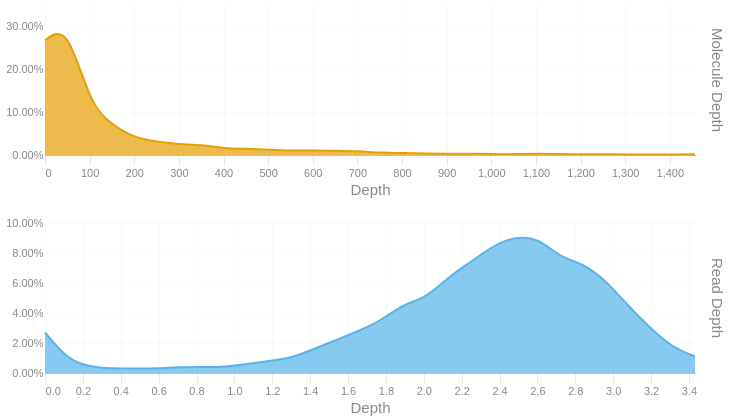

Notebook code cell kept with this figure:
### Code cell
readdep = depth_hist(tb['Read Depth'], q99, 3)
readdep = readdep.with_columns(pl.lit('Read Depth').alias('Metric'))
if not SKIPLR:
    moldep = depth_hist(tb['Molecule Depth'], mol_q99, 1)
    moldep = moldep.with_columns(pl.lit('Molecule Depth').alias('Metric'))
    _hist = pl.concat([readdep, moldep])
    _hist = _hist.filter(pl.col('Proportion') != 0)
    with SafeRender(_hist):
        (
            alt.Chart(_hist)        
            .mark_area(interpolate = "basis")
            .encode(
                x=alt.X('Bin:Q').scale(domainMin=0).axis(alt.Axis(title='Depth')),
                y = alt.Y('Proportion:Q', title = None).axis(format = '.2%'),
                color = alt.Color('Metric:N').legend(None),
                row = alt.Row("Metric:N").header(title = None, labelOrient = 'right'),
                tooltip = [
                    alt.Tooltip("Metric:N", title = "Metric"),
                    alt.Tooltip('Interval:N', title = "Depth Interval"),
                    alt.Tooltip('Proportion:Q', title = "% Alignments").format('.2%')
                ]
            )
            .resolve_scale(x='independent', y='independent')
            .properties(
                height = 150, width = 650,
                usermeta={'embedOptions': {'downloadFileName': f'{samplename}.depth.hist'}}
            )
        ).display()
else:
    readdep = readdep.filter(pl.col('Proportion') != 0)
    with SafeRender(readdep):
        (
            alt.Chart(readdep)        
            .mark_area(interpolate = "basis")
            .encode(
                x=alt.X('Bin:Q').scale(domainMin=0).axis(alt.Axis(title='Depth')),
                y = alt.Y('Proportion:Q', title = None).axis(format = '.2%'),
                tooltip = [
                    alt.Tooltip('Interval:N', title = "Depth Interval"),
                    alt.Tooltip('Proportion:Q', title = "% Alignments").format('.2%')
                ]
            )
            .properties(
                usermeta={'embedOptions': {'downloadFileName': f'{samplename}.depth.hist'}}
            )
        ).display()

### Figure 1 — Vega-Lite specification as saved in the notebook (floating-point values rounded to 4 significant figures)
{"width": 650, "height": 150, "config": {"title": {"anchor": "start", "dy": -15, "fontSize": 18, "color": "#888888", "subtitleColor": "#888888", "subtitleFontSize": 14}, "arc": {"fill": "#0072B2"}, "axis": {"domainColor": "#888888", "domainWidth": 0.5, "gridWidth": 0.2, "grid": false, "titleFontWeight": 400, "titleFontSize": 15, "labelFontSize": 11, "labelColor": "#888888", "tickColor": "#888888", "tickWidth": 0.2, "titleColor": "#888888"}, "axisBand": {"grid": false}, "axisX": {"grid": true, "tickSize": 10, "domainCap": "round"}, "axisY": {"domain": false, "grid": true, "tickSize": 0, "domainCap": "round"}, "background": "transparent", "header": {"labelFontSize": 15, "labelColor": "#888888", "titleFontSize": 15, "titleFontWeight": 600, "titleColor": "#888888"}, "legend": {"labelFont": "sans-serif", "labelFontSize": 12, "labelColor": "#888888", "symbolSize": 100, "symbolType": "circle", "titleFontSize": 12, "titlePadding": 10, "titleColor": "#888888", "title": null}, "range": {"category": ["#E69F00", "#56B4E9", "#009E73", "#F0E442", "#0072B2", "#D55E00", "#CC79A7", "#000000"], "diverging": ["#cfe8f3", "#a2d4ec", "#73bfe2", "#46abdb", "#1696d2", "#12719e"]}, "area": {"fill": "#0072B2", "fillOpacity": 0.7, "line": true, "strokeOpacity": 0.7}, "line": {"color": "#0072B2", "stroke": "#0072B2", "strokeWidth": 2}, "trail": {"color": "#0072B2", "stroke": "#0072B2", "strokeWidth": 0, "size": 1}, "point": {"filled": true, "fillOpacity": 1.0, "size": 95}, "text": {"color": "#888888", "fontSize": 11, "align": "right", "fontWeight": 400, "size": 11}, "bar": {"fill": "#0072B2", "stroke": null}, "view": {"stroke": null, "continuousWidth": 660, "continuousHeight": 400}}, "data": {"name": "data-e795d94f0b939cd5de5ad5e96301a5bd"}, "mark": {"type": "area", "interpolate": "basis"}, "encoding": {"color": {"field": "Metric", "legend": null, "type": "nominal"}, "row": {"field": "Metric", "header": {"title": null, "labelOrient": "right"}, "type": "nominal"}, "tooltip": [{"field": "Metric", "title": "Metric", "type": "nominal"}, {"field": "Interval", "title": "Depth Interval", "type": "nominal"}, {"field": "Proportion", "format": ".2%", "title": "% Alignments", "type": "quantitative"}], "x": {"axis": {"title": "Depth"}, "field": "Bin", "scale": {"domainMin": 0}, "type": "quantitative"}, "y": {"axis": {"format": ".2%"}, "field": "Proportion", "title": null, "type": "quantitative"}}, "resolve": {"scale": {"x": "independent", "y": "independent"}}, "usermeta": {"embedOptions": {"downloadFileName": "S3_Waccamaw_1708.depth.hist"}}, "$schema": "https://vega.github.io/schema/vega-lite/v6.1.0.json", "datasets": {"data-e795d94f0b939cd5de5ad5e96301a5bd": [{"Bin": 0.0, "Interval": "0.0-0.118", "Proportion": 0.027, "Metric": "Read Depth"}, {"Bin": 0.118, "Interval": "0.118-0.237", "Proportion": 0.009, "Metric": "Read Depth"}, {"Bin": 0.237, "Interval": "0.237-0.355", "Proportion": 0.004, "Metric": "Read Depth"}, {"Bin": 0.355, "Interval": "0.355-0.473", "Proportion": 0.003, "Metric": "Read Depth"}, {"Bin": 0.473, "Interval": "0.473-0.592", "Proportion": 0.003, "Metric": "Read Depth"}, {"Bin": 0.592, "Interval": "0.592-0.71", "Proportion": 0.003, "Metric": "Read Depth"}, {"Bin": 0.71, "Interval": "0.71-0.828", "Proportion": 0.004, "Metric": "Read Depth"}, {"Bin": 0.828, "Interval": "0.828-0.947", "Proportion": 0.004, "Metric": "Read Depth"}, {"Bin": 0.947, "Interval": "0.947-1.065", "Proportion": 0.004, "Metric": "Read Depth"}, {"Bin": 1.065, "Interval": "1.065-1.183", "Proportion": 0.006, "Metric": "Read Depth"}, {"Bin": 1.183, "Interval": "1.183-1.302", "Proportion": 0.008, "Metric": "Read Depth"}, {"Bin": 1.302, "Interval": "1.302-1.42", "Proportion": 0.01, "Metric": "Read Depth"}, {"Bin": 1.42, "Interval": "1.42-1.538", "Proportion": 0.016, "Metric": "Read Depth"}, {"Bin": 1.538, "Interval": "1.538-1.657", "Proportion": 0.022, "Metric": "Read Depth"}, {"Bin": 1.657, "Interval": "1.657-1.775", "Proportion": 0.028, "Metric": "Read Depth"}, {"Bin": 1.775, "Interval": "1.775-1.893", "Proportion": 0.035, "Metric": "Read Depth"}, {"Bin": 1.893, "Interval": "1.893-2.012", "Proportion": 0.046, "Metric": "Read Depth"}, {"Bin": 2.012, "Interval": "2.012-2.13", "Proportion": 0.05, "Metric": "Read Depth"}, {"Bin": 2.13, "Interval": "2.13-2.248", "Proportion": 0.064, "Metric": "Read Depth"}, {"Bin": 2.248, "Interval": "2.248-2.367", "Proportion": 0.074, "Metric": "Read Depth"}, {"Bin": 2.367, "Interval": "2.367-2.485", "Proportion": 0.085, "Metric": "Read Depth"}, {"Bin": 2.485, "Interval": "2.485-2.603", "Proportion": 0.091, "Metric": "Read Depth"}, {"Bin": 2.603, "Interval": "2.603-2.722", "Proportion": 0.09, "Metric": "Read Depth"}, {"Bin": 2.722, "Interval": "2.722-2.84", "Proportion": 0.077, "Metric": "Read Depth"}, {"Bin": 2.84, "Interval": "2.84-2.958", "Proportion": 0.073, "Metric": "Read Depth"}, {"Bin": 2.958, "Interval": "2.958-3.077", "Proportion": 0.062, "Metric": "Read Depth"}, {"Bin": 3.077, "Interval": "3.077-3.195", "Proportion": 0.045, "Metric": "Read Depth"}, {"Bin": 3.195, "Interval": "3.195-3.313", "Proportion": 0.03, "Metric": "Read Depth"}, {"Bin": 3.313, "Interval": "3.313-3.432", "Proportion": 0.017, "Metric": "Read Depth"}, {"Bin": 3.432, "Interval": "3.432-3.55", "Proportion": 0.011, "Metric": "Read Depth"}, {"Bin": 0.0, "Interval": "0.0-50.2", "Proportion": 0.268, "Metric": "Molecule Depth"}, {"Bin": 50.2, "Interval": "50.2-100.4", "Proportion": 0.304, "Metric": "Molecule Depth"}, {"Bin": 100.4, "Interval": "100.4-150.7", "Proportion": 0.118, "Metric": "Molecule Depth"}, {"Bin": 150.7, "Interval": "150.7-200.9", "Proportion": 0.07, "Metric": "Molecule Depth"}, {"Bin": 200.9, "Interval": "200.9-251.1", "Proportion": 0.04, "Metric": "Molecule Depth"}, {"Bin": 251.1, "Interval": "251.1-301.3", "Proportion": 0.031, "Metric": "Molecule Depth"}, {"Bin": 301.3, "Interval": "301.3-351.5", "Proportion": 0.025, "Metric": "Molecule Depth"}, {"Bin": 351.5, "Interval": "351.5-401.8", "Proportion": 0.024, "Metric": "Molecule Depth"}, {"Bin": 401.8, "Interval": "401.8-452.0", "Proportion": 0.015, "Metric": "Molecule Depth"}, {"Bin": 452.0, "Interval": "452.0-502.2", "Proportion": 0.015, "Metric": "Molecule Depth"}, {"Bin": 502.2, "Interval": "502.2-552.4", "Proportion": 0.012, "Metric": "Molecule Depth"}, {"Bin": 552.4, "Interval": "552.4-602.6", "Proportion": 0.01, "Metric": "Molecule Depth"}, {"Bin": 602.6, "Interval": "602.6-652.9", "Proportion": 0.011, "Metric": "Molecule Depth"}, {"Bin": 652.9, "Interval": "652.9-703.1", "Proportion": 0.01, "Metric": "Molecule Depth"}, {"Bin": 703.1, "Interval": "703.1-753.3", "Proportion": 0.009, "Metric": "Molecule Depth"}, {"Bin": 753.3, "Interval": "753.3-803.5", "Proportion": 0.005, "Metric": "Molecule Depth"}, {"Bin": 803.5, "Interval": "803.5-853.7", "Proportion": 0.005, "Metric": "Molecule Depth"}, {"Bin": 853.7, "Interval": "853.7-903.9", "Proportion": 0.003, "Metric": "Molecule Depth"}, {"Bin": 903.9, "Interval": "903.9-954.2", "Proportion": 0.003, "Metric": "Molecule Depth"}, {"Bin": 954.2, "Interval": "954.2-1004.4", "Proportion": 0.003, "Metric": "Molecule Depth"}, {"Bin": 1004.0, "Interval": "1004.4-1054.6", "Proportion": 0.002, "Metric": "Molecule Depth"}, {"Bin": 1055.0, "Interval": "1054.6-1104.8", "Proportion": 0.002, "Metric": "Molecule Depth"}, {"Bin": 1105.0, "Interval": "1104.8-1155.0", "Proportion": 0.003, "Metric": "Molecule Depth"}, {"Bin": 1155.0, "Interval": "1155.0-1205.3", "Proportion": 0.002, "Metric": "Molecule Depth"}, {"Bin": 1205.0, "Interval": "1205.3-1255.5", "Proportion": 0.002, "Metric": "Molecule Depth"}, {"Bin": 1256.0, "Interval": "1255.5-1305.7", "Proportion": 0.002, "Metric": "Molecule Depth"}, {"Bin": 1306.0, "Interval": "1305.7-1355.9", "Proportion": 0.001, "Metric": "Molecule Depth"}, {"Bin": 1356.0, "Interval": "1355.9-1406.1", "Proportion": 0.001, "Metric": "Molecule Depth"}, {"Bin": 1406.0, "Interval": "1406.1-1456.4", "Proportion": 0.001, "Metric": "Molecule Depth"}, {"Bin": 1456.0, "Interval": "1456.4-1506.58", "Proportion": 0.002, "Metric": "Molecule Depth"}]}}
